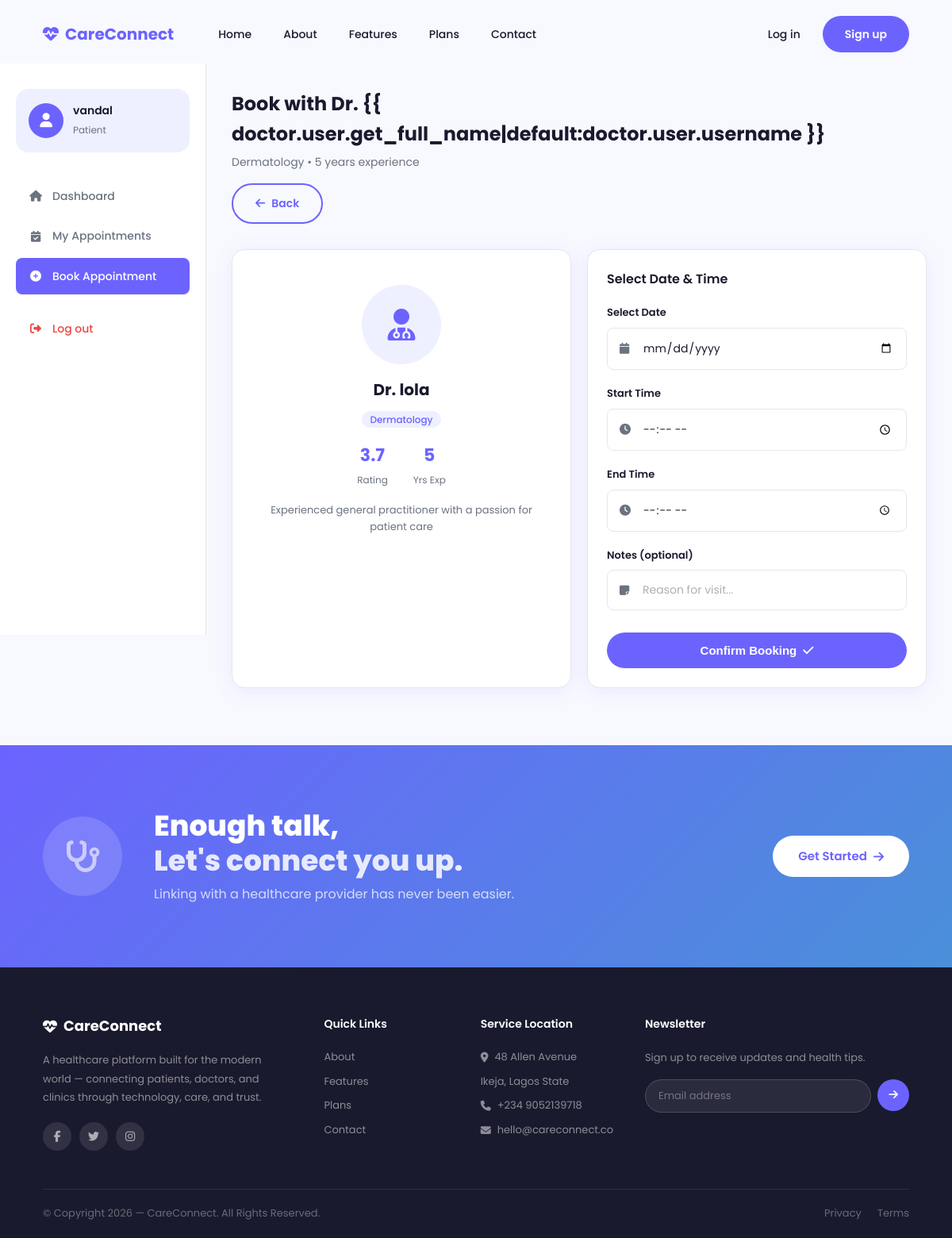
The app's page /patient/book/1/ (signed in) with its own data.
### accounts/models.py (models this page shows, shortened)
class User(AbstractUser):
    PATIENT = 'patient'
    DOCTOR  = 'doctor'
    ADMIN   = 'admin'
    ROLE_CHOICES = [
        (PATIENT, 'Patient'),
        (DOCTOR,  'Doctor'),
        (ADMIN,   'Admin'),
    ]
    role  = models.CharField(max_length=10, choices=ROLE_CHOICES, default=PATIENT)
    phone = models.CharField(max_length=20, blank=True)

### doctors/models.py (models this page shows, shortened)
class DoctorProfile(models.Model):
    SPECIALITIES = [
        ('general', 'General Practice'),
        ('cardiology', 'Cardiology'),
        ('dermatology', 'Dermatology'),
        ('pediatrics', 'Pediatrics'),
        ('gynecology', 'Gynecology'),
        ('neurology', 'Neurology'),
        ('orthopedics', 'Orthopedics'),
        ('psychiatry', 'Psychiatry'),
    ]
    user        = models.OneToOneField(User, on_delete=models.CASCADE, related_name='doctor_profile')
    speciality  = models.CharField(max_length=50, choices=SPECIALITIES, default='general')
    bio         = models.TextField(blank=True)
    experience  = models.IntegerField(default=0)
    rating      = models.DecimalField(max_digits=3, decimal_places=1, default=0.0)
    is_verified = models.BooleanField(default=False)
    photo       = models.ImageField(upload_to='doctors/', blank=True, null=True)

### appointments/views.py (the view)
# urls.py: path('book/<int:doctor_id>/', views.doctor_detail, name='doctor_detail'),
@login_required
def doctor_detail(request, doctor_id):
    doctor = get_object_or_404(DoctorProfile, id=doctor_id)
    return render(request, 'appointments/doctor_detail.html', {'doctor': doctor})

### appointments/templates/appointments/doctor_detail.html (shortened to what this page needs)
{% extends 'base.html' %}  {% block content %}
<div class="dashboard-layout">
  <aside class="sidebar">
    <div class="sidebar-user">
      <div class="sidebar-avatar"><i class="fas fa-user"></i></div>
      <div>
        <h4>{{ user.get_full_name|default:user.username }}</h4>
        <span>Patient</span>
      </div>
    </div>
    <nav class="sidebar-nav">
      <a href="/patient/dashboard/"><i class="fas fa-home"></i> Dashboard</a>
      <a href="/patient/appointments/"
        ><i class="fas fa-calendar-check"></i> My Appointments</a
      >
      <a href="/patient/book/" class="active"
        ><i class="fas fa-plus-circle"></i> Book Appointment</a
      >
      <a href="/accounts/logout/" class="logout"
        ><i class="fas fa-sign-out-alt"></i> Log out</a
      >
    </nav>
  </aside>
  <main class="dashboard-main">
    <div class="dashboard-topbar">
      <div>
        <h1>
          Book with Dr. {{
          doctor.user.get_full_name|default:doctor.user.username }}
        </h1>
        <p>
          {{ doctor.get_speciality_display }} • {{ doctor.experience }} years
          experience
        </p>
      </div>
      <a href="/patient/book/" class="btn-outline">
        <i class="fas fa-arrow-left"></i> Back
      </a>
    </div>
    <div class="dashboard-row">
      <div class="dashboard-card">
        <div class="doctor-profile-card">
          <div class="doctor-avatar-lg">
            {% if doctor.photo %}
            <img src="{{ doctor.photo.url }}" alt="Doctor" />
            {% else %}
            <i class="fas fa-user-md"></i>
            {% endif %}
          </div>
          <h3>
            Dr. {{ doctor.user.get_full_name|default:doctor.user.username }}
          </h3>
          <span class="doctor-speciality"
            >{{ doctor.get_speciality_display }}</span
          >
          <div class="doctor-stats">
            <div><strong>{{ doctor.rating }}</strong><span>Rating</span></div>
            <div>
              <strong>{{ doctor.experience }}</strong><span>Yrs Exp</span>
            </div>
          </div>
          <p class="doctor-bio">{{ doctor.bio }}</p>
        </div>
      </div>
      <div class="dashboard-card">
        <div class="card-header"><h3>Select Date & Time</h3></div>
        <form method="POST" action="/patient/book/{{ doctor.id }}/confirm/">
          <div class="form-group">
            <label>Select Date</label>
            <div class="input-wrap">
              <i class="fas fa-calendar"></i>
              <input type="date" name="date" required min="{{ today }}" />
            </div>
          </div>
          <div class="form-group">
            <label>Start Time</label>
            <div class="input-wrap">
              <i class="fas fa-clock"></i>
              <input type="time" name="start_time" required />
            </div>
          </div>
          <div class="form-group">
            <label>End Time</label>
            <div class="input-wrap">
              <i class="fas fa-clock"></i>
              <input type="time" name="end_time" required />
            </div>
          </div>
          <div class="form-group">
            <label>Notes (optional)</label>
            <div class="input-wrap">
              <i class="fas fa-sticky-note"></i>
              <input
                type="text"
                name="notes"
                placeholder="Reason for visit..."
              />
            </div>
          </div>
          <button type="submit" class="btn-primary btn-full">
            Confirm Booking <i class="fas fa-check"></i>
          </button>
        </form>
      </div>
    </div>
  </main>
</div>
{% endblock %}

### records on screen
User: get_full_name "vandal"
DoctorProfile: speciality "Dermatology", experience "5", user.get_full_name "lola", rating "3.7", bio "Experienced general practitioner with a passion for patient care"
